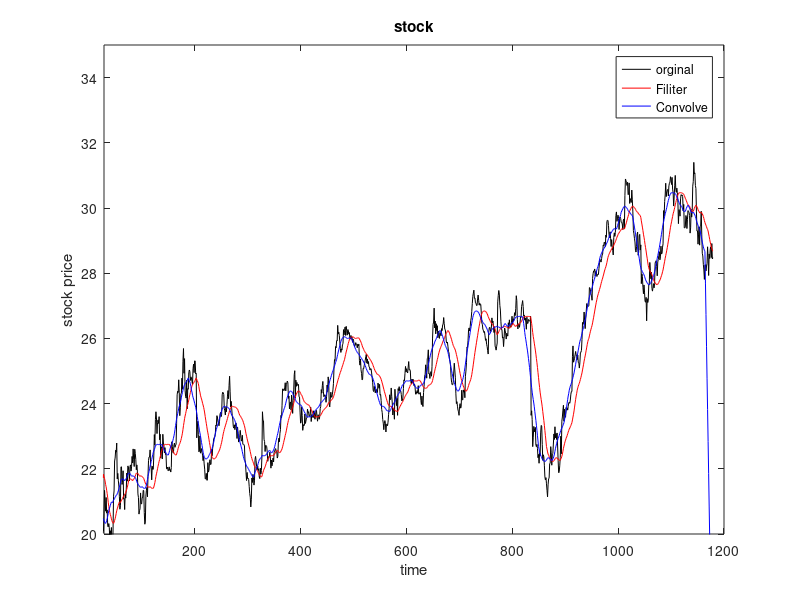
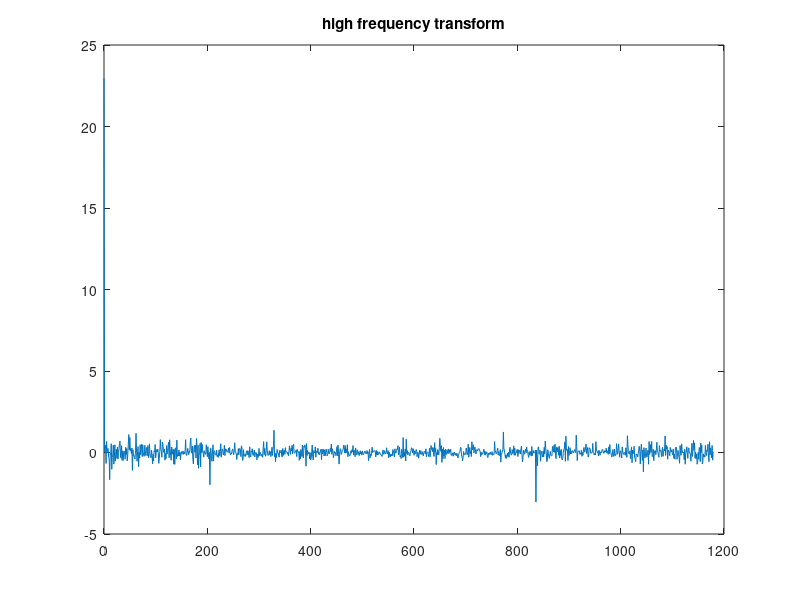
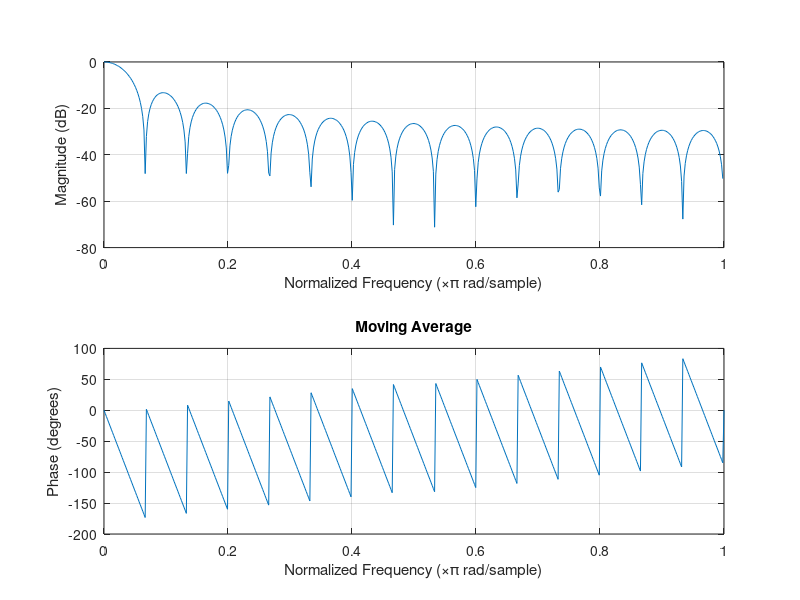
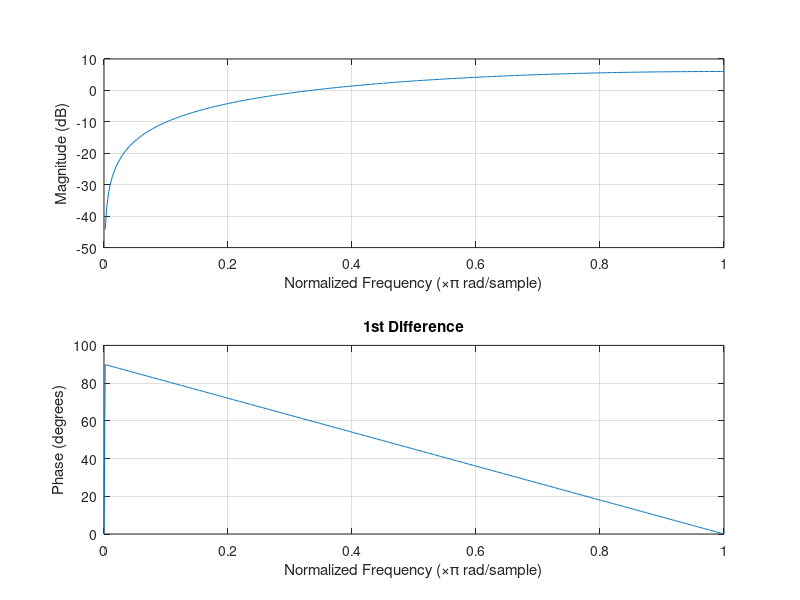

The MATLAB source for these figures, in order:
%FILE: Assignment1.m
%NAME: Zhimingyuan Liu
%DESCRIPTION: using the filter and convolution to change the signal
%then we use
clear all;
close all;

%load X
x = load('microsoftstock.txt');
n = (0:1:length(x)-1);

% define the filter
a =[30,zeros(1,29)];
b = ones(1,30);
y1 = filter(b,a,x);

% find the impulse function and convolve.
h = filter(b,a,[1,zeros(1,29)]);
y2 = conv(x,h,'same');

% plot
figure;
plot(n,x,'k');
title('stock');
xlim([30,1200]);
xlabel('time')
ylim([20,35]);
ylabel('stock price');


hold on;
plot(n,y1,'r');
 
hold on;
plot(n, y2, 'b');

legend('orginal', 'Filiter','Convolve');

% first difference filter 
a1 = [1, zeros(1,29)]
b1 = [1,-1,zeros(1,28)];
y3 = filter(b1,a1,x);

figure(2);
plot(n,y3);
title('high frequency transform');

% plot magnitude and phase of filter
figure(3);
freqz(b,a);
title('Moving Average')

% plot magnitude and phase pf filter
figure(4);
freqz(b1,a1);
title('1st Difference');












